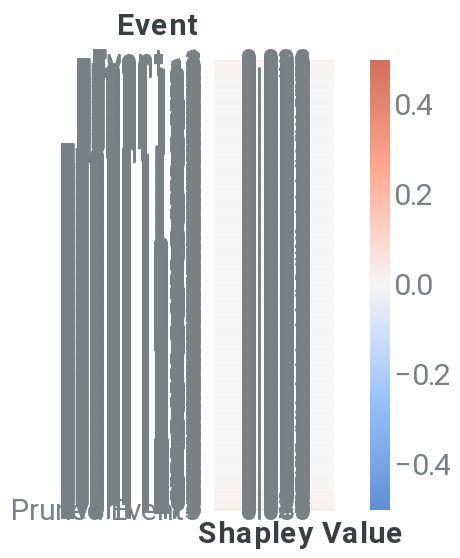

Source (notebook cell):
### Code cell
event_dict = {'rs': 42, 'nsamples': 32000}
event_data = local_event(f, pos_x_data, event_dict, positive_sequence_id, sequence_id_feat, average_event, pruning_idx)
event_plot = plot_event_heatmap(event_data)
event_plot

### Figure 1 — Vega-Lite specification as saved in the notebook (floating-point values rounded to 4 significant figures; data arrays with more than 128 entries replaced by an {"elided": "..."} marker saying what was removed)
{"config": {"axis": {"domain": true, "domainColor": "#798184", "grid": false, "gridColor": "#798184", "gridOpacity": 0.5, "gridDash": [3, 5], "gridWidth": 0.8, "gridCap": "round", "labelPadding": 3, "labelFont": "Roboto", "labelColor": "#798184", "tickSize": 5, "tickColor": "#798184", "tickOpacity": 0.5, "titleColor": "#384140", "titleFont": "Roboto", "titleFontSize": 12}, "axisBand": {"domain": true, "ticks": false, "labelPadding": 7}, "axisY": {"domain": false, "titleAlign": "left", "titleAngle": 0, "titleX": -20, "titleY": -10}, "legend": {"labelColor": "#798184", "labelFontSize": 12, "symbolSize": 40, "titleColor": "#384140", "titleFontSize": 12, "titlePadding": 10, "titleFont": "Roboto", "labelFont": "Roboto"}, "line": {"stroke": "#618FE0", "strokeWidth": 2}, "rule": {"stroke": "#798184"}, "path": {"stroke": "#618FE0", "strokeWidth": 0.5}, "rect": {"fill": "#618FE0"}, "point": {"filled": true, "shape": "circle"}, "shape": {"stroke": "#618FE0"}, "bar": {"fill": "#618FE0", "stroke": null}, "text": {"font": "Roboto", "color": "#384140", "fontSize": 12}, "arc": {"stroke": "#fff", "strokeWidth": 1}, "range": {"category": ["#618FE0", "#50D0B0", "#E17560", "#E8B474", "#D889C4", "#34A3BC", "#A583A4"], "ramp": ["#001854", "#002f72", "#04478e", "#1e5fab", "#4477c5", "#6290e1", "#7ea9fd", "#9ec7ff", "#bde4ff"], "heatmap": ["#001854", "#002f72", "#04478e", "#1e5fab", "#4477c5", "#6290e1", "#7ea9fd", "#9ec7ff", "#bde4ff"], "diverging": ["#003b26", "#006b52", "#1aa082", "#55d5b5", "#f5f5f5", "#ffaa92", "#d16f5b", "#9e392c", "#650200"]}, "title": {"anchor": "start", "fontSize": 20, "color": "#384140", "fontWeight": "bold", "offset": 20, "font": "Roboto", "subtitleColor": "#384140", "subtitleFontSize": 16}, "header": {"labelFontSize": 12, "titleFontSize": 16, "labelColor": "#384140", "titleColor": "#384140", "titleFont": "Roboto", "labelFont": "Roboto"}, "group": {"fill": "white"}, "background": "white", "view": {"stroke": "transparent", "continuousHeight": 300, "continuousWidth": 400}}, "layer": [{"mark": "rect", "encoding": {"color": {"type": "quantitative", "field": "rounded", "legend": {"gradientLength": 225, "gradientThickness": 10, "labelFontSize": 15, "orient": "right"}, "scale": {"domain": [-0.5, 0.5], "range": ["#5f8fd6", "#99c3fb", "#f5f5f5", "#ffaa92", "#d16f5b"]}, "title": null}, "x": {"type": "ordinal", "axis": {"title": "Shapley Value", "titleFontSize": 15}, "field": "column"}, "y": {"type": "ordinal", "axis": {"domain": false, "labelFontSize": 15, "title": "Event", "titleFontSize": 15, "titleX": -49}, "field": "Feature", "sort": {"elided": "478 str values"}}}}, {"mark": {"type": "text", "align": "right", "baseline": "middle", "color": "#798184", "dx": 18, "fontSize": 15}, "encoding": {"text": {"type": "nominal", "field": "rounded_str"}, "x": {"type": "ordinal", "axis": {"domain": false, "labels": false, "title": "Shapley Value", "titleX": 43}, "field": "column"}, "y": {"type": "ordinal", "axis": {"domain": false, "labelFontSize": 15, "title": "Event", "titleFontSize": 15, "titleX": -49}, "field": "Feature", "sort": {"elided": "478 str values"}}}}], "data": {"name": "data-cf51536dd5ea559e3d65cbc418dc7493"}, "height": 225, "width": 60, "$schema": "https://vega.github.io/schema/vega-lite/v4.8.1.json", "datasets": {"data-cf51536dd5ea559e3d65cbc418dc7493": {"elided": "478 records"}}}
